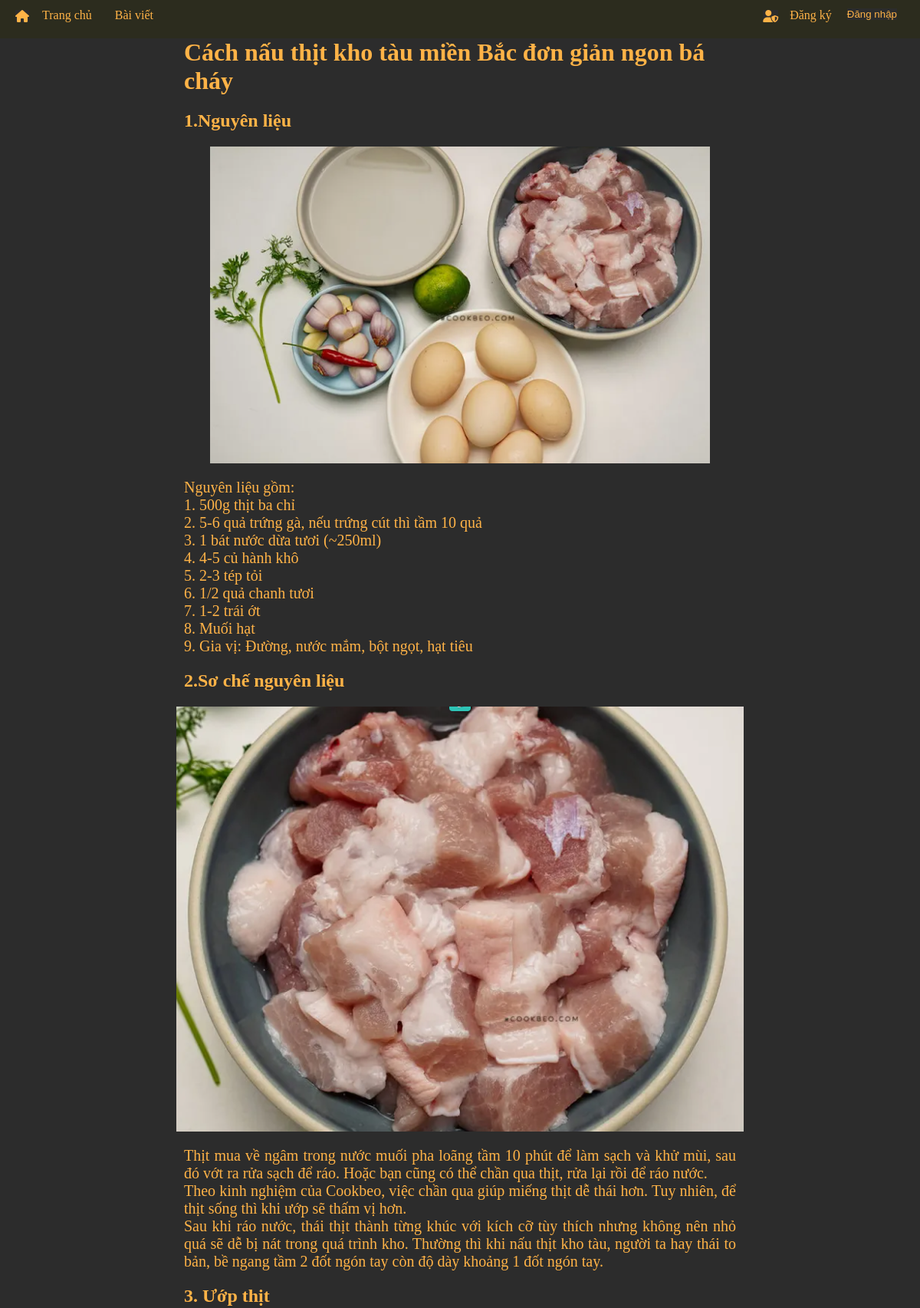
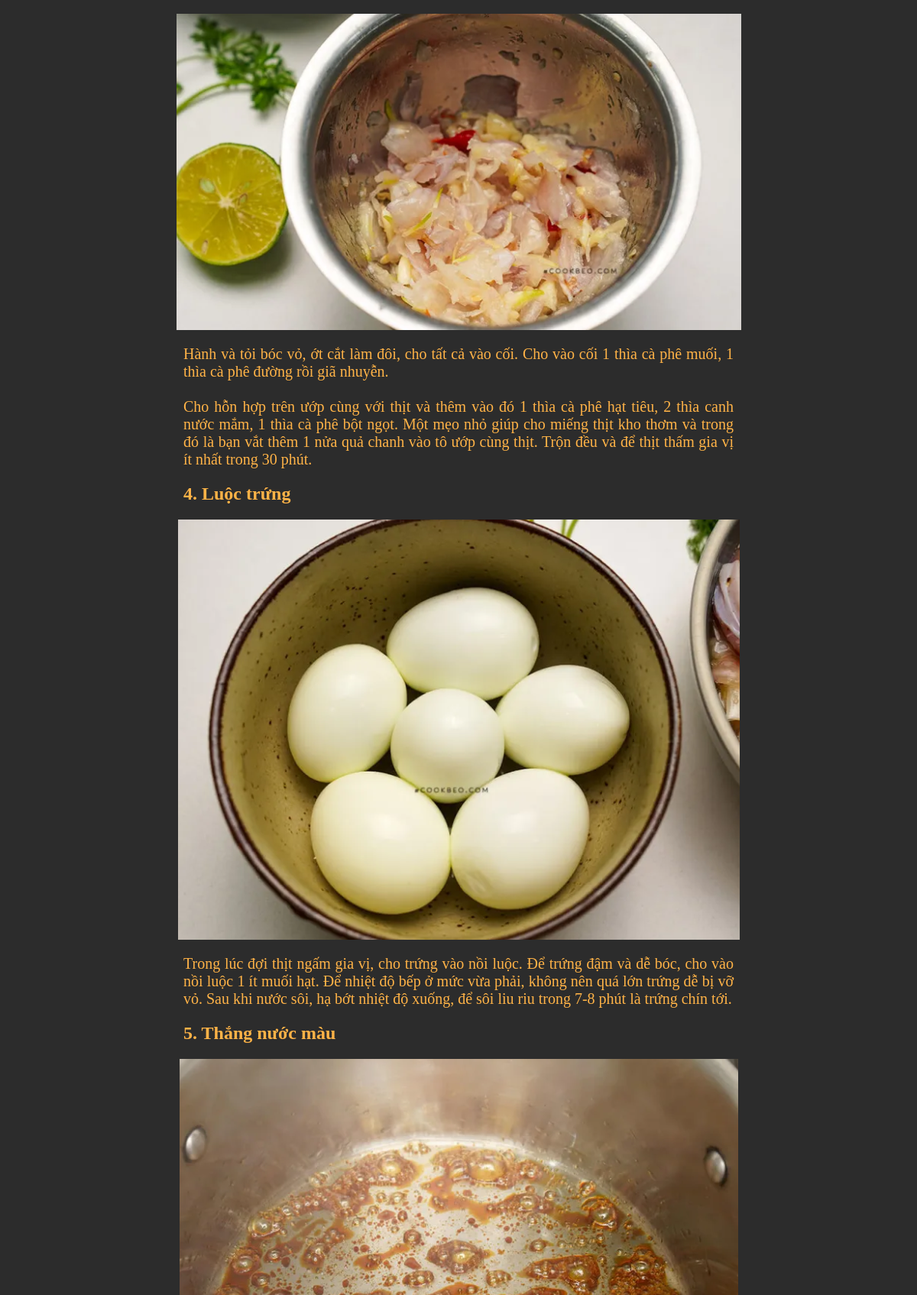
The app's page /post/1/ (upper part) with its own data (2 pictures, top to bottom).
### blog/models.py (models this page shows, shortened)
class Post(models.Model):
    category = models.ForeignKey(PostCategory, on_delete=models.CASCADE, related_name='posts')
    title = models.CharField(max_length=100)
    image = models.ImageField(null=True)
    date = models.DateTimeField(auto_now_add=True)

class Content(models.Model):
    post = models.ForeignKey(Post, on_delete=models.CASCADE, related_name='contents')
    title = models.CharField(max_length=100)
    body = models.TextField()
    image = models.ImageField(null=False)

### blog/views.py (the view)
# urls.py: path('post/<int:pk>/', views.post, name='post')
def post(request, pk):
    post = get_object_or_404(models.Post, pk=pk)
    if request.method == "POST":
        body = request.POST['body']
        comment = models.Comment(author=request.user, post=post, body=body)
        comment.save()
        return HttpResponseRedirect(request.path)
    return render(request, "blog/content.html", {'post': post, 'category': category})

### blog/templates/blog/content.html (shortened to what this page needs)
{% extends 'pages/base.html' %}
{% block content %}
<div class="body">
    <div class="body--box">
        <div class="body--item body--title">
            <h1>{{post.title}}</h1>
        </div>
        {% for item in post.contents.all %}
        <div class="body--item body--title">
            <h2>{{item.title}}</h2>
        </div>
        <div class="body--item body--img">
            <img src="{{item.image.url}}">
        </div>
        <div class="body--item body--content">
            <p>
               {{item.body|safe|linebreaks}}
            </p>
        </div>
        {% endfor %}
    </div>
</div>
{% endblock %}

### blog/templates/pages/base.html (shortened to what this page needs)
{% load static %}
<html lang="en">
    <head>
        <link rel="stylesheet" href="https://cdnjs.cloudflare.com/ajax/libs/font-awesome/6.0.0-beta2/css/all.min.css" />
        <link rel="stylesheet" type="text/css" href="{% static 'home/style.css' %}">
        <link rel="stylesheet" type="text/css" href="{% static 'home/style-login.css' %}">
        <link rel="stylesheet" type="text/css" href="{% static 'home/style-register.css' %}">
    </head>
    <body>
        <div id="header">
            <div class="header-left">
                <div class="icons">
                    <i class="fas fa-home"></i>
                </div>
                <a href="{% url 'index' %}" class="content">Trang chủ</a>
                <div class="content content__baiviet">
                    <a class="content ">Bài viết</a>
                </div>
            </div>
            <div class="header-right">
                {% if not user.username %}
                <div class="icons">
                    <i class="fas fa-user-shield"></i>
                </div>
                {% endif %}
                {% if not user.username %}
                <a href="{% url 'register'%}" class="content">Đăng ký</a>
                {% endif %}
                {% if not user.username %}
                <form class="content" method="POST" action="{% url 'login'%}">
                    <button class="head-login-button"  type="content">Đăng nhập</button>
                </form>
                {% endif %}
            </div>
        </div>
        {% block content %}
        {% endblock %}
    </body>
</html>

### blog/static/home/style.css (style rules this page uses)
* { position: relative; padding: 0; margin: 0; box-sizing: border-box; color: rgb(255, 179, 71); background-color: rgb(44, 44, 44); }
#header { position: fixed; top: 0px; width: 100%; height: 50px; display: flex; justify-content: space-between; position: fixed; background-color: rgb(44, 44, 30); z-index: 1; }
.header-right { margin-right: 20px; display: flex; background-color: rgb(44, 44, 30); }
.header-left { margin-left: 20px; display: flex; background-color: rgb(44, 44, 30); }
.content { background-color: rgb(44, 44, 30); padding: 10px 10px; padding-top: 11px; text-decoration: none; }
.body { display: flex; min-height: 80vh; justify-content: center; margin-top: 50px; width: 100%; margin-bottom: 40px; }
.icons { width: 25px; height: 25px; margin: auto; background-color: rgb(44, 44, 30); }
.body--box { width: 60vw; background-color: rgb(44, 44, 44); margin: auto; }
.body--item + .body--item { margin-top: 20px; }
.body--content > p { font-size: 20px; font-style: initial; text-align: justify; }
.body--img { display: flex; justify-content: center; }

### blog/static/home/style-login.css (style rules this page uses)
.head-login-button { border: 0px; cursor: pointer; }

### records on screen
Post: title "Cách nấu thịt kho tàu miền Bắc đơn giản ngon bá cháy"
Content: title "1.Nguyên liệu", image (picture), body "Nguyên liệu gồm: 1. 500g thịt ba chỉ 2. 5-6 quả trứng gà, nếu trứng cút thì tầm 10 quả 3. 1 bát nước dừa tươi (~250ml) 4. 4-5 củ hành khô 5. 2-3 tép tỏi 6. 1/2 quả chanh tươi 7. 1-2 trái ớt 8. Muối hạt 9. Gia vị: Đường, nước mắm, bột ngọt, hạt tiêu"
Content: title "2.Sơ chế nguyên liệu", image (picture), body "Thịt mua về ngâm trong nước muối pha loãng tầm 10 phút để làm sạch và khử mùi, sau đó vớt ra rửa sạch để ráo. Hoặc bạn cũng có thể chần qua thịt, rửa lại rồi để ráo nước. Theo kinh nghiệm của Cookbeo, việc chần qua giúp miếng thịt dễ thái hơn. Tuy nhiên, để thịt sống thì khi ướp sẽ thấm vị hơn. Sau khi ráo nước, thái thịt thành từng khúc với kích cỡ tùy thích nhưng không nên nhỏ quá sẽ dễ bị nát trong quá trình kho. Thường thì khi nấu thịt kho tàu, người ta hay thái to bản, bề ngang tầm 2 đốt ngón tay còn độ dày khoảng 1 đốt ngón tay."
Content: title "3. Ướp thịt", image (picture), body "Hành và tỏi bóc vỏ, ớt cắt làm đôi, cho tất cả vào cối. Cho vào cối 1 thìa cà phê muối, 1 thìa cà phê đường rồi giã nhuyễn. Cho hỗn hợp trên ướp cùng với thịt và thêm vào đó 1 thìa cà phê hạt tiêu, 2 thìa canh nước mắm, 1 thìa cà phê bột ngọt. Một mẹo nhỏ giúp cho miếng thịt kho thơm và trong đó là bạn vắt thêm 1 nửa quả chanh vào tô ướp cùng thịt. Trộn đều và để thịt thấm gia vị ít nhất trong 30 phút."
Content: title "4. Luộc trứng", image (picture), body "Trong lúc đợi thịt ngấm gia vị, cho trứng vào nồi luộc. Để trứng đậm và dễ bóc, cho vào nồi luộc 1 ít muối hạt. Để nhiệt độ bếp ở mức vừa phải, không nên quá lớn trứng dễ bị vỡ vỏ. Sau khi nước sôi, hạ bớt nhiệt độ xuống, để sôi liu riu trong 7-8 phút là trứng chín tới."
Content: title "5. Thắng nước màu", image (picture)
